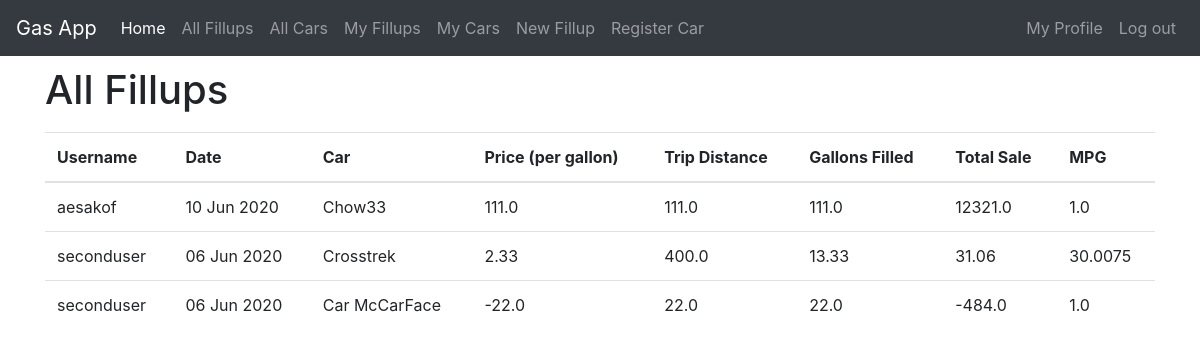
The page /all/fillups/ (signed in) on the database its author committed.
### fillups/models.py (models this page shows)
class Fillup(models.Model):
    username = models.ForeignKey(User,on_delete=models.CASCADE)
    date = models.DateField(default=date.today)
    price_per_gallon = models.FloatField()
    trip_distance = models.FloatField()
    gallons = models.FloatField()
    car = models.ForeignKey('Car',on_delete=models.CASCADE)
    @property
    def total_sale(self):
        return round(self.price_per_gallon*self.gallons, 2)
    @property
    def mpg(self):
        return round(self.trip_distance/self.gallons, 4)

class Car(models.Model):
    username = models.ForeignKey(User,on_delete=models.CASCADE)
    name = models.CharField(max_length=25)
    make = models.CharField(max_length=25)
    model = models.CharField(max_length=25)
    model_year = models.IntegerField(choices=MODEL_YEARS)
    status = models.CharField(max_length=10,choices=STATUS,default='Active')
    def __str__(self):
        return self.name

### fillups/views.py (the view)
# urls.py: path('all/fillups/',views.AllFillupListView.as_view(),name='all_fillup_list'),
class AllFillupListView(ListView):
    template_name = 'fillups/all_fillup_list.html'
    model = Fillup
    context_object_name = 'all_fillup_list'
    ordering = ['-date']

### fillups/templates/fillups/all_fillup_list.html
{% extends 'base.html' %}
{% block content %}
<div class="centerstage">
  <h1>All Fillups</h1>
  <table class="table">
    <thead>
      <tr>
        <th>Username</th>
        <th>Date</th>
        <th>Car</th>
        <th>Price (per gallon)</th>
        <th>Trip Distance</th>
        <th>Gallons Filled</th>
        <th>Total Sale</th>
        <th>MPG</th>
      </tr>
    </thead>
    <tbody>
      {% for fillup in all_fillup_list %}
        <div class="fillup">
          <tr>
            <td>{{ fillup.username }}</td>
            <td>{{ fillup.date|date:"d M Y"}}</td>
            <td>{{ fillup.car }}</td>
            <td>{{ fillup.price_per_gallon }}</td>
            <td>{{ fillup.trip_distance }}</td>
            <td>{{ fillup.gallons }}</td>
            <td>{{ fillup.total_sale }}</td>
            <td>{{ fillup.mpg }}</td>
          </tr>
        </div>
      {% endfor %}
    </tbody>
  </table>
</div>
{% endblock %}

### static/css/master.css (style rules this page uses)
h1 { line-height: 1.7em; }

### rows shown on the page
Fillup: username "aesakof", date "10 Jun 2020", car "Chow33", price_per_gallon "111.0", trip_distance "111.0", gallons "111.0", total_sale "12321.0", mpg "1.0"
Fillup: username "seconduser", date "06 Jun 2020", car "Crosstrek", price_per_gallon "2.33", trip_distance "400.0", gallons "13.33", total_sale "31.06", mpg "30.0075"
Fillup: username "seconduser", date "06 Jun 2020", car "Car McCarFace", price_per_gallon "-22.0", trip_distance "22.0", gallons "22.0", total_sale "-484.0", mpg "1.0"
